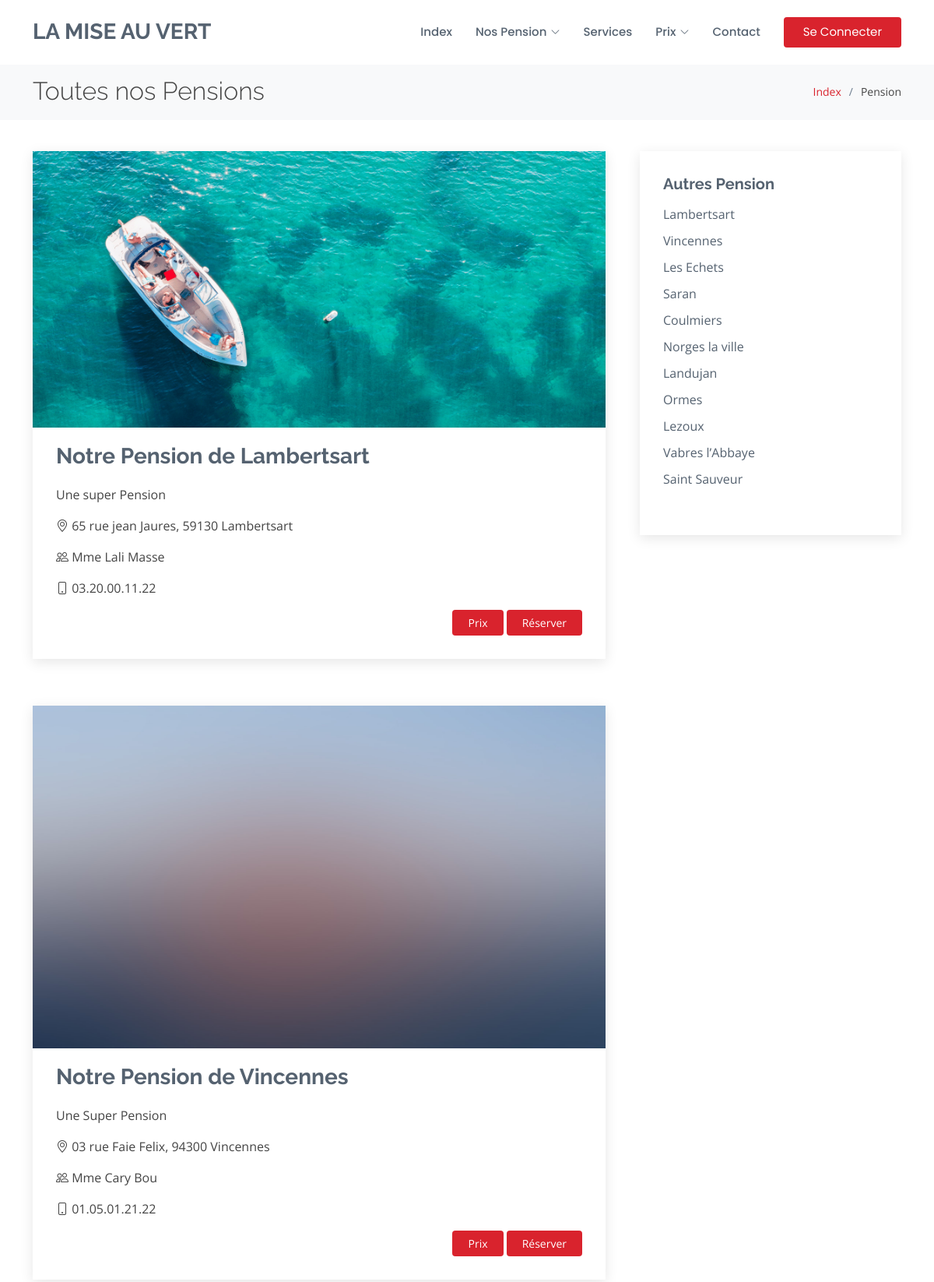
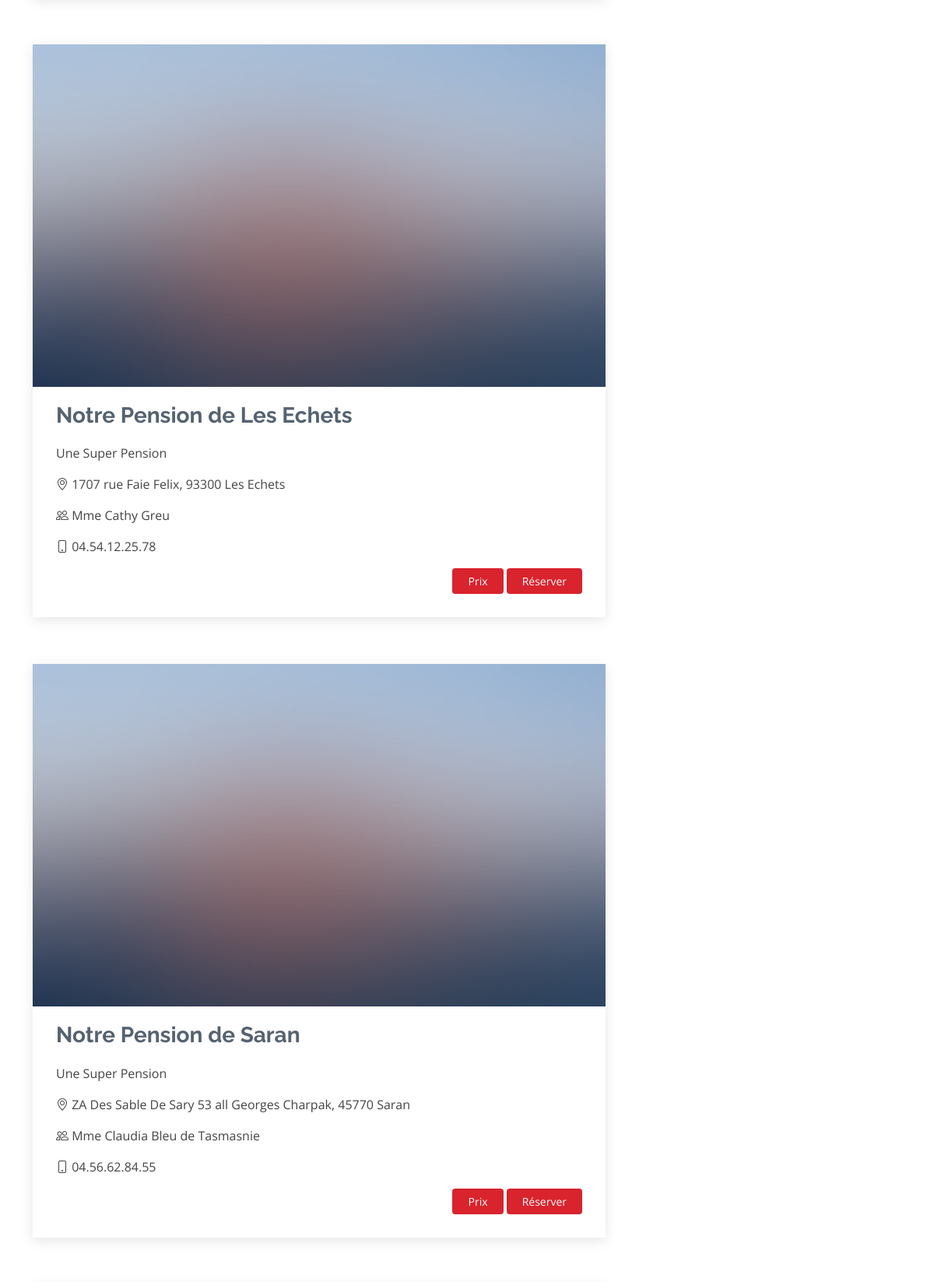
Screenshot of /pension.php (upper part) with the database file from the repository (2 pictures, top to bottom).
### tables this page shows
CREATE TABLE `Pension` (
  `Id` int(11) NOT NULL,
  `Ville` varchar(255) NOT NULL,
  `Adresse` varchar(255) NOT NULL,
  `Telephone` varchar(255) NOT NULL,
  `Responsable` varchar(255) NOT NULL,
  `Description` text NOT NULL,
  `Image` varchar(255) NOT NULL
);

### app/helpers/pension.php (called while the page is built, shortened)
<?php
function getAllPension($conn) {
    $sql = "CALL getAllPension()";
    $stmt = $conn->prepare($sql);
    $stmt->execute();
    if ($stmt->rowCount() > 0) {
        return $stmt->fetchAll();
    }
}
?>

### pension.php (the view, shortened to what this page needs)
<?php
include 'app/db_conn.php';
include 'app/helpers/pension.php';
?>
<!DOCTYPE html>
<html lang="fr">
<head>
    <link href="assets/library/animate.css/animate.min.css" rel="stylesheet">
    <link href="assets/library/bootstrap/css/bootstrap.min.css" rel="stylesheet">
    <link href="assets/library/bootstrap-icons/bootstrap-icons.css" rel="stylesheet">
    <link href="assets/library/boxicons/css/boxicons.min.css" rel="stylesheet">
    <link href="assets/library/glightbox/css/glightbox.min.css" rel="stylesheet">
    <link href="assets/library/remixicon/remixicon.css" rel="stylesheet">
    <link href="assets/library/swiper/swiper-bundle.min.css" rel="stylesheet">
    <link href="assets/css/sailor_style.css" rel="stylesheet">
</head>
<body>
<?php include 'app/includes/navbar.php' ?>
<main id="main">
    <section id="breadcrumbs" class="breadcrumbs">
        <div class="container">
            <div class="d-flex justify-content-between align-items-center">
                <h2>
                    <?php if ($_SESSION['Role'] === 'ADMIN') { ?>
                    <a href="admin/create/pension.php"><i class="bi bi-plus-circle" data-bs-toggle="tooltip" data-bs-placement="bottom" title="Crée"></i></a>
                    <?php } if (isset($_GET['pen'])){
                    if ($_SESSION['Role'] === 'ADMIN' || $_SESSION['Role'] === $_GET['pen']) { ?>
                    <a href="admin/edit/pension.php?pen=<?php if (isset($_GET['pen'])){ echo $_GET['pen']; }?>"><i class="bi bi-arrow-up-circle" data-bs-toggle="tooltip" data-bs-placement="bottom" title="Modifier"></i></a>
                    <?php } echo $_GET['pen']; }
                    else { echo 'Toutes nos Pensions'; }?>
                </h2>
                <ol>
                    <li><a href="index.php">Index</a></li>
                    <li>Pension</li>
                </ol>
            </div>
        </div>
    </section>
    <section id="blog" class="blog">
        <div class="container" data-aos="fade-up">
            <div class="row">
                <div class="col-lg-8 entries">
            <?php if (isset($_GET['pen'])) {
            $pen = getPension($_GET['pen'] ,$conn);
            if (isset($_GET['error'])) { ?>
                <div class="alert alert-warning" role="alert">
                    <?php echo htmlspecialchars($_GET['error']);?>
                </div>
            <?php } if ($pen !== '') { ?>
                    <article class="entry">
                        <div class="entry-img">
                            <img src="<?= $pen['Image'] ?>" alt="" class="img-fluid">
                        </div>
                        <h2 class="entry-title">
                            <a href="blog-single.html">Notre Pension de <?= $pen['Ville'] ?></a>
                        </h2>
                        <div class="entry-content">
                            <p>
                                <?= $pen['Description'] ?>
                            </p>
                            <p><i class="bi bi-geo-alt"></i> <?= $pen['Adresse'] ?></p>
                            <p><i class="bi bi-people"></i> <?= $pen['Responsable'] ?></p>
                            <p><i class="bi bi-phone"></i> <?= $pen['Telephone'] ?></p>
                            <div class="read-more">
                                <a href="prix.php?pen=<?= $pen['Ville'] ?>">Prix</a>
                                <a href="reserver.php?pen=<?= $pen['Ville'] ?>">Réserver</a>
                            </div>
                        </div>
                    </article>
                <?php } else { ?>
                    <article class="entry">
                        <h2 class="entry-title">
                            <a href="pension.php">Pension non trouvé !</a>
                        </h2>
                        <div class="entry-content">
                            <p>
                                La pension n'existe pas !
                            </p>
                        </div>
                    </article>
                    <?php } } else {
                    $pensions = getAllPension($conn);
                    foreach ($pensions as $pen) { ?>
                    <article class="entry">
                        <div class="entry-img">
                            <img src="<?= $pen['Image'] ?>" alt="" class="img-fluid">
                        </div>
                        <h2 class="entry-title">
                            <a href="pension.php?pen=<?= $pen['Ville'] ?>">Notre Pension de <?= $pen['Ville'] ?></a>
                        </h2>
                        <div class="entry-content">
                            <p>
                                <?= $pen['Description'] ?>
                            </p>
                            <p><i class="bi bi-geo-alt"></i> <?= $pen['Adresse'] ?></p>
                            <p><i class="bi bi-people"></i> <?= $pen['Responsable'] ?></p>
                            <p><i class="bi bi-phone"></i> <?= $pen['Telephone'] ?></p>
                            <div class="read-more">
                                <a href="prix.php?pen=<?= $pen['Ville'] ?>">Prix</a>
                                <a href="reserver.php?pen=<?= $pen['Ville'] ?>">Réserver</a>
                            </div>
                        </div>
                    </article>
                    <?php } } ?>
                    </div>
                    <div class="col-lg-4">
                        <div class="sidebar">
                            <h3 class="sidebar-title">Autres Pension</h3>
                            <div class="sidebar-item categories">
                                <ul>
                                    <li><a href="pension.php?pen=Lambertsart">Lambertsart</a></li>
                                    <li><a href="pension.php?pen=Vincennes">Vincennes</a></li>
                                    <li><a href="pension.php?pen=Les Echets">Les Echets</a></li>
                                    <li><a href="pension.php?pen=Saran">Saran</a></li>
                                    <li><a href="pension.php?pen=Coulmiers">Coulmiers</a></li>
                                    <li><a href="pension.php?pen=Norges la ville">Norges la ville</a></li>
                                    <li><a href="pension.php?pen=Landujan">Landujan</a></li>
                                    <li><a href="pension.php?pen=Ormes">Ormes</a></li>
                                    <li><a href="pension.php?pen=Lezoux">Lezoux</a></li>
                                    <li><a href="pension.php?pen=Vabres l’Abbaye">Vabres l’Abbaye</a></li>
                                    <li><a href="pension.php?pen=Saint Sauveur">Saint Sauveur</a></li>
                                </ul>
                            </div>
                        </div>
                    </div>
                </div>
            </div>
    </section>
</main>
</body>
</html>

### app/includes/navbar.php (shortened to what this page needs)
<header id="header" class="fixed-top d-flex align-items-center">
    <div class="container d-flex align-items-center">
        <h1 class="logo me-auto"><a href="index.php">La Mise Au Vert</a></h1>
        <nav id="navbar" class="navbar">
            <ul>
                <li><a href="index.php">Index</a></li>
                <li class="dropdown active"><a href="pension.php"><span>Nos Pension</span> <i class="bi bi-chevron-down"></i></a>
                </li>
                <li><a href="services.php">Services</a></li>
                <li class="dropdown active"><a href="#"><span>Prix</span> <i class="bi bi-chevron-down"></i></a>
                </li>
                <li><a href="contact.php">Contact</a></li>
                <?php if (isset($_SESSION['Email'])) { ?>
                    <li><a href="account.php" class="getstarted">Mon Compte</a></li>
                <?php } else { ?>
                    <li><a href="connect.php" class="getstarted">Se Connecter</a></li>
                <?php } ?>
            </ul>
        </nav>
    </div>
</header>

### assets/css/sailor_style.css (style rules this page uses)
body { font-family: "Open Sans", sans-serif; color: #444444; }
a { text-decoration: none; color: #d9232d; }
h1, h2, h3, h4, h5, h6 { font-family: "Raleway", sans-serif; }
#header { background: white; transition: all 0.5s; z-index: 997; padding: 20px 0; }
#header .logo { font-size: 28px; margin: 0; padding: 0; line-height: 1; font-weight: 700; text-transform: uppercase; }
#header .logo a { color: #556270; }
.navbar { padding: 0; }
.navbar ul { margin: 0; padding: 0; display: flex; list-style: none; align-items: center; }
.navbar li { position: relative; }
.navbar a, .navbar a:focus { display: flex; align-items: center; justify-content: space-between; padding: 10px 0 10px 30px; font-family: "Poppins", sans-serif; font-size: 15px; font-weight: 500; color: #556270; white-space: nowrap; transition: 0.3s; }
.navbar a i, .navbar a:focus i { font-size: 12px; line-height: 0; margin-left: 5px; }
.navbar a:hover, .navbar .active, .navbar .active:focus, .navbar li:hover > a { color: #d9232d; }
.navbar .getstarted, .navbar .getstarted:focus { background: #d9232d; padding: 8px 25px; margin-left: 30px; border-radius: 4px; font-weight: 400; color: #fff; }
section { padding: 60px 0; overflow: hidden; }
.breadcrumbs { padding: 18px 0; background: #f8f9fa; min-height: 40px; margin-top: 80px; }
.breadcrumbs h2 { font-size: 32px; font-weight: 300; margin: 0; }
.breadcrumbs ol { display: flex; flex-wrap: wrap; list-style: none; padding: 0; margin: 0; font-size: 14px; }
.breadcrumbs ol li + li { padding-left: 10px; }
.breadcrumbs ol li + li::before { display: inline-block; padding-right: 10px; color: #6b7b8d; content: "/"; }
.blog { padding: 40px 0 20px 0; }
.blog .entry { padding: 30px; margin-bottom: 60px; box-shadow: 0 4px 16px rgba(0, 0, 0, 0.1); }
.blog .entry .entry-img { max-height: 440px; margin: -30px -30px 20px -30px; overflow: hidden; }
.blog .entry .entry-title { font-size: 28px; font-weight: bold; padding: 0; margin: 0 0 20px 0; }
.blog .entry .entry-title a { color: #556270; transition: 0.3s; }
.blog .entry .entry-content p { line-height: 24px; }
.blog .entry .entry-content .read-more { -moz-text-align-last: right; text-align-last: right; }
.blog .entry .entry-content .read-more a { display: inline-block; background: #d9232d; color: #fff; padding: 6px 20px; transition: 0.3s; font-size: 14px; border-radius: 4px; }
.blog .sidebar { padding: 30px; margin: 0 0 60px 20px; box-shadow: 0 4px 16px rgba(0, 0, 0, 0.1); }
.blog .sidebar .sidebar-title { font-size: 20px; font-weight: 700; padding: 0 0 0 0; margin: 0 0 15px 0; color: #556270; position: relative; }
.blog .sidebar .sidebar-item { margin-bottom: 30px; }
.blog .sidebar .categories ul { list-style: none; padding: 0; }
.blog .sidebar .categories ul li + li { padding-top: 10px; }
.blog .sidebar .categories ul a { color: #556270; transition: 0.3s; }

### rows the page displays
pension: Image (picture), Ville "Lambertsart", Description "Une super Pension", Adresse "65 rue jean Jaures, 59130 Lambertsart", Responsable "Mme Lali Masse", Telephone "03.20.00.11.22"
pension: Image (placeholder picture), Ville "Vincennes", Description "Une Super Pension", Adresse "03 rue Faie Felix, 94300 Vincennes", Responsable "Mme Cary Bou", Telephone "01.05.01.21.22"
pension: Image (placeholder picture), Ville "Les Echets", Description "Une Super Pension", Adresse "1707 rue Faie Felix, 93300 Les Echets", Responsable "Mme Cathy Greu", Telephone "04.54.12.25.78"
pension: Image (placeholder picture), Ville "Saran", Description "Une Super Pension", Adresse "ZA Des Sable De Sary 53 all Georges Charpak, 45770 Saran", Responsable "Mme Claudia Bleu de Tasmasnie", Telephone "04.56.62.84.55"
